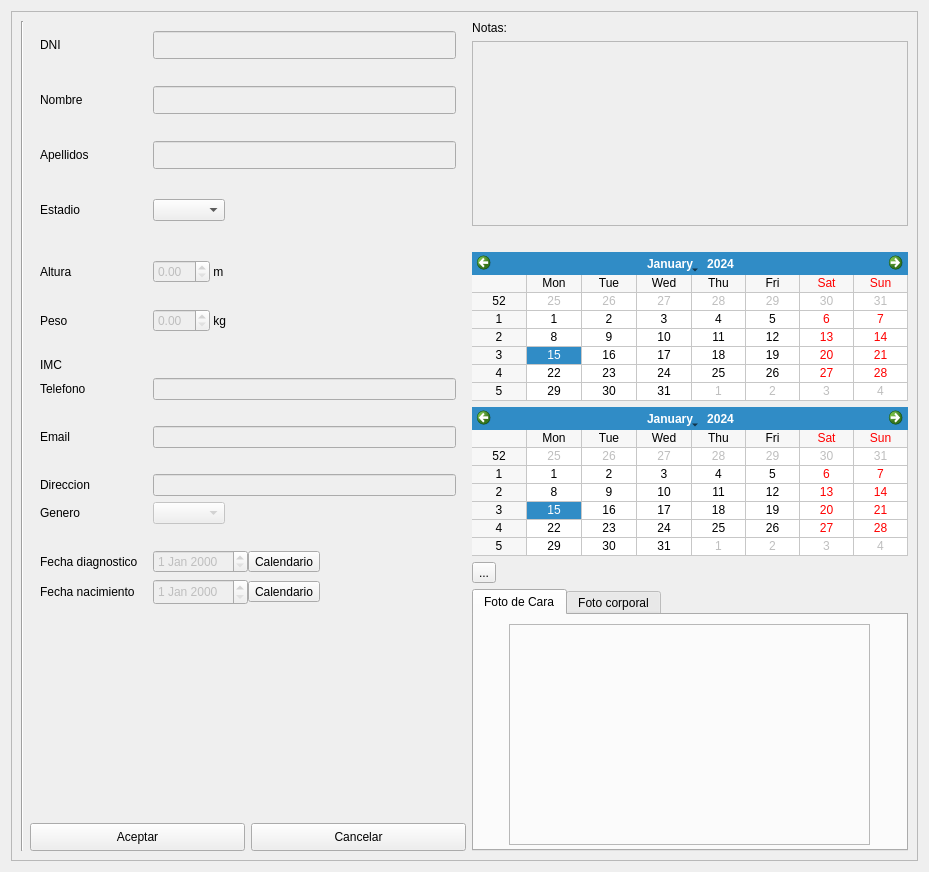
<?xml version="1.0" encoding="UTF-8"?>
<ui version="4.0">
 <class>Form</class>
 <widget class="QWidget" name="Form">
  <property name="geometry">
   <rect>
    <x>0</x>
    <y>0</y>
    <width>929</width>
    <height>872</height>
   </rect>
  </property>
  <property name="windowTitle">
   <string>Form</string>
  </property>
  <layout class="QHBoxLayout" name="horizontalLayout_9">
   <item>
    <widget class="QScrollArea" name="scrollArea">
     <property name="widgetResizable">
      <bool>true</bool>
     </property>
     <widget class="QWidget" name="scrollAreaWidgetContents_8">
      <property name="geometry">
       <rect>
        <x>0</x>
        <y>0</y>
        <width>909</width>
        <height>852</height>
       </rect>
      </property>
      <layout class="QHBoxLayout" name="horizontalLayout_8">
       <item>
        <layout class="QHBoxLayout" name="horizontalLayout">
         <property name="sizeConstraint">
          <enum>QLayout::SetNoConstraint</enum>
         </property>
         <item>
          <widget class="Line" name="line">
           <property name="orientation">
            <enum>Qt::Vertical</enum>
           </property>
          </widget>
         </item>
         <item>
          <layout class="QVBoxLayout" name="verticalLayout_4">
           <property name="sizeConstraint">
            <enum>QLayout::SetMinimumSize</enum>
           </property>
           <item>
            <layout class="QFormLayout" name="formLayout">
             <property name="fieldGrowthPolicy">
              <enum>QFormLayout::ExpandingFieldsGrow</enum>
             </property>
             <property name="rowWrapPolicy">
              <enum>QFormLayout::DontWrapRows</enum>
             </property>
             <property name="horizontalSpacing">
              <number>10</number>
             </property>
             <property name="leftMargin">
              <number>10</number>
             </property>
             <property name="topMargin">
              <number>10</number>
             </property>
             <property name="rightMargin">
              <number>10</number>
             </property>
             <property name="bottomMargin">
              <number>10</number>
             </property>
             <item row="0" column="0">
              <widget class="QLabel" name="label">
               <property name="minimumSize">
                <size>
                 <width>23</width>
                 <height>28</height>
                </size>
               </property>
               <property name="text">
                <string>DNI</string>
               </property>
              </widget>
             </item>
             <item row="0" column="1">
              <widget class="QLineEdit" name="dni_field">
               <property name="enabled">
                <bool>false</bool>
               </property>
               <property name="minimumSize">
                <size>
                 <width>228</width>
                 <height>28</height>
                </size>
               </property>
              </widget>
             </item>
             <item row="1" column="1">
              <widget class="QLabel" name="error_dni">
               <property name="enabled">
                <bool>true</bool>
               </property>
               <property name="minimumSize">
                <size>
                 <width>8</width>
                 <height>15</height>
                </size>
               </property>
               <property name="styleSheet">
                <string notr="true">color:red</string>
               </property>
               <property name="text">
                <string/>
               </property>
              </widget>
             </item>
             <item row="2" column="0">
              <widget class="QLabel" name="label_2">
               <property name="minimumSize">
                <size>
                 <width>49</width>
                 <height>28</height>
                </size>
               </property>
               <property name="text">
                <string>Nombre</string>
               </property>
              </widget>
             </item>
             <item row="2" column="1">
              <widget class="QLineEdit" name="nombre_field">
               <property name="enabled">
                <bool>false</bool>
               </property>
               <property name="minimumSize">
                <size>
                 <width>228</width>
                 <height>28</height>
                </size>
               </property>
              </widget>
             </item>
             <item row="3" column="1">
              <widget class="QLabel" name="error_nombre">
               <property name="minimumSize">
                <size>
                 <width>8</width>
                 <height>15</height>
                </size>
               </property>
               <property name="styleSheet">
                <string notr="true">color:red</string>
               </property>
               <property name="text">
                <string/>
               </property>
              </widget>
             </item>
             <item row="4" column="0">
              <widget class="QLabel" name="label_3">
               <property name="minimumSize">
                <size>
                 <width>56</width>
                 <height>28</height>
                </size>
               </property>
               <property name="text">
                <string>Apellidos</string>
               </property>
              </widget>
             </item>
             <item row="4" column="1">
              <widget class="QLineEdit" name="apellidos_field">
               <property name="enabled">
                <bool>false</bool>
               </property>
               <property name="minimumSize">
                <size>
                 <width>228</width>
                 <height>28</height>
                </size>
               </property>
              </widget>
             </item>
             <item row="5" column="1">
              <widget class="QLabel" name="error_apellidos">
               <property name="minimumSize">
                <size>
                 <width>8</width>
                 <height>15</height>
                </size>
               </property>
               <property name="styleSheet">
                <string notr="true">color:red</string>
               </property>
               <property name="text">
                <string/>
               </property>
              </widget>
             </item>
             <item row="6" column="0">
              <widget class="QLabel" name="label_4">
               <property name="minimumSize">
                <size>
                 <width>44</width>
                 <height>28</height>
                </size>
               </property>
               <property name="text">
                <string>Estadio</string>
               </property>
              </widget>
             </item>
             <item row="6" column="1">
              <layout class="QHBoxLayout" name="horizontalLayout_2">
               <item>
                <widget class="QComboBox" name="estadio_combo_box"/>
               </item>
               <item>
                <widget class="QLabel" name="label_estadio">
                 <property name="text">
                  <string/>
                 </property>
                </widget>
               </item>
              </layout>
             </item>
             <item row="7" column="1">
              <widget class="Line" name="line_2">
               <property name="orientation">
                <enum>Qt::Horizontal</enum>
               </property>
              </widget>
             </item>
             <item row="8" column="1">
              <widget class="QLabel" name="error_estadio">
               <property name="minimumSize">
                <size>
                 <width>8</width>
                 <height>15</height>
                </size>
               </property>
               <property name="styleSheet">
                <string notr="true">color:red</string>
               </property>
               <property name="text">
                <string/>
               </property>
              </widget>
             </item>
             <item row="9" column="0">
              <widget class="QLabel" name="label_12">
               <property name="text">
                <string>Altura</string>
               </property>
              </widget>
             </item>
             <item row="9" column="1">
              <layout class="QHBoxLayout" name="horizontalLayout_3">
               <item>
                <widget class="QDoubleSpinBox" name="altura_edit">
                 <property name="enabled">
                  <bool>false</bool>
                 </property>
                </widget>
               </item>
               <item>
                <widget class="QLabel" name="label_14">
                 <property name="text">
                  <string> m</string>
                 </property>
                </widget>
               </item>
              </layout>
             </item>
             <item row="12" column="0">
              <widget class="QLabel" name="label_13">
               <property name="text">
                <string>Peso</string>
               </property>
              </widget>
             </item>
             <item row="12" column="1">
              <layout class="QHBoxLayout" name="horizontalLayout_6">
               <item>
                <widget class="QDoubleSpinBox" name="peso_edit">
                 <property name="enabled">
                  <bool>false</bool>
                 </property>
                </widget>
               </item>
               <item>
                <widget class="QLabel" name="label_15">
                 <property name="text">
                  <string> kg</string>
                 </property>
                </widget>
               </item>
              </layout>
             </item>
             <item row="14" column="0">
              <widget class="QLabel" name="imc_label">
               <property name="text">
                <string>IMC</string>
               </property>
              </widget>
             </item>
             <item row="14" column="1">
              <layout class="QHBoxLayout" name="horizontalLayout_4">
               <item>
                <widget class="QLabel" name="imc_result">
                 <property name="text">
                  <string/>
                 </property>
                </widget>
               </item>
               <item>
                <widget class="QLabel" name="consejo_imc">
                 <property name="text">
                  <string/>
                 </property>
                </widget>
               </item>
              </layout>
             </item>
             <item row="16" column="0">
              <widget class="QLabel" name="label_11">
               <property name="text">
                <string>Telefono</string>
               </property>
              </widget>
             </item>
             <item row="16" column="1">
              <widget class="QLineEdit" name="telefono_edit">
               <property name="enabled">
                <bool>false</bool>
               </property>
              </widget>
             </item>
             <item row="17" column="1">
              <widget class="QLabel" name="error_telefono">
               <property name="styleSheet">
                <string notr="true">color:red</string>
               </property>
               <property name="text">
                <string/>
               </property>
              </widget>
             </item>
             <item row="18" column="0">
              <widget class="QLabel" name="label_9">
               <property name="text">
                <string>Email</string>
               </property>
              </widget>
             </item>
             <item row="18" column="1">
              <widget class="QLineEdit" name="email_edit">
               <property name="enabled">
                <bool>false</bool>
               </property>
              </widget>
             </item>
             <item row="19" column="1">
              <widget class="QLabel" name="error_email">
               <property name="styleSheet">
                <string notr="true">color:red</string>
               </property>
               <property name="text">
                <string/>
               </property>
              </widget>
             </item>
             <item row="20" column="0">
              <widget class="QLabel" name="label_8">
               <property name="text">
                <string>Direccion</string>
               </property>
              </widget>
             </item>
             <item row="20" column="1">
              <widget class="QLineEdit" name="direccion_edit">
               <property name="enabled">
                <bool>false</bool>
               </property>
              </widget>
             </item>
             <item row="21" column="0">
              <widget class="QLabel" name="label_7">
               <property name="text">
                <string>Genero</string>
               </property>
              </widget>
             </item>
             <item row="21" column="1">
              <widget class="QComboBox" name="gender_combo_box">
               <property name="enabled">
                <bool>false</bool>
               </property>
              </widget>
             </item>
             <item row="22" column="1">
              <widget class="QLabel" name="error_gender">
               <property name="styleSheet">
                <string notr="true">color:red</string>
               </property>
               <property name="text">
                <string/>
               </property>
              </widget>
             </item>
             <item row="23" column="0">
              <widget class="QLabel" name="label_10">
               <property name="text">
                <string>Fecha diagnostico</string>
               </property>
              </widget>
             </item>
             <item row="23" column="1">
              <layout class="QHBoxLayout" name="horizontalLayout_5">
               <item>
                <widget class="QDateEdit" name="diagnostico_date_edit">
                 <property name="enabled">
                  <bool>false</bool>
                 </property>
                </widget>
               </item>
               <item>
                <widget class="QToolButton" name="diagnostico_tool">
                 <property name="text">
                  <string>Calendario</string>
                 </property>
                </widget>
               </item>
              </layout>
             </item>
             <item row="24" column="0">
              <widget class="QLabel" name="label_5">
               <property name="minimumSize">
                <size>
                 <width>103</width>
                 <height>26</height>
                </size>
               </property>
               <property name="text">
                <string>Fecha nacimiento</string>
               </property>
              </widget>
             </item>
             <item row="24" column="1">
              <layout class="QHBoxLayout" name="horizontalLayout_7">
               <property name="sizeConstraint">
                <enum>QLayout::SetMinimumSize</enum>
               </property>
               <item>
                <widget class="QDateEdit" name="nacimiento_field">
                 <property name="enabled">
                  <bool>false</bool>
                 </property>
                 <property name="sizePolicy">
                  <sizepolicy hsizetype="Minimum" vsizetype="Fixed">
                   <horstretch>0</horstretch>
                   <verstretch>0</verstretch>
                  </sizepolicy>
                 </property>
                 <property name="minimumSize">
                  <size>
                   <width>85</width>
                   <height>26</height>
                  </size>
                 </property>
                </widget>
               </item>
               <item>
                <widget class="QToolButton" name="nacimiento_tool">
                 <property name="text">
                  <string>Calendario</string>
                 </property>
                </widget>
               </item>
              </layout>
             </item>
             <item row="10" column="1">
              <widget class="QLabel" name="error_altura">
               <property name="styleSheet">
                <string notr="true">color:red</string>
               </property>
               <property name="text">
                <string/>
               </property>
              </widget>
             </item>
             <item row="13" column="1">
              <widget class="QLabel" name="error_peso">
               <property name="styleSheet">
                <string notr="true">color:red</string>
               </property>
               <property name="text">
                <string/>
               </property>
              </widget>
             </item>
            </layout>
           </item>
           <item>
            <layout class="QHBoxLayout" name="optionalLayout">
             <item>
              <widget class="QPushButton" name="accept_button">
               <property name="minimumSize">
                <size>
                 <width>177</width>
                 <height>28</height>
                </size>
               </property>
               <property name="text">
                <string>Aceptar</string>
               </property>
              </widget>
             </item>
             <item>
              <widget class="QPushButton" name="cancel_button">
               <property name="minimumSize">
                <size>
                 <width>176</width>
                 <height>28</height>
                </size>
               </property>
               <property name="text">
                <string>Cancelar</string>
               </property>
              </widget>
             </item>
            </layout>
           </item>
          </layout>
         </item>
         <item>
          <layout class="QFormLayout" name="formLayout_2">
           <property name="fieldGrowthPolicy">
            <enum>QFormLayout::ExpandingFieldsGrow</enum>
           </property>
           <property name="rowWrapPolicy">
            <enum>QFormLayout::WrapAllRows</enum>
           </property>
           <property name="labelAlignment">
            <set>Qt::AlignCenter</set>
           </property>
           <property name="formAlignment">
            <set>Qt::AlignHCenter|Qt::AlignTop</set>
           </property>
           <item row="0" column="0">
            <widget class="QLabel" name="label_6">
             <property name="text">
              <string>Notas:</string>
             </property>
             <property name="alignment">
              <set>Qt::AlignCenter</set>
             </property>
            </widget>
           </item>
           <item row="0" column="1">
            <widget class="QTextEdit" name="notas_field">
             <property name="enabled">
              <bool>false</bool>
             </property>
            </widget>
           </item>
           <item row="1" column="1">
            <widget class="QLabel" name="current_calendar">
             <property name="text">
              <string/>
             </property>
            </widget>
           </item>
           <item row="2" column="1">
            <widget class="QCalendarWidget" name="nacimiento_calendar">
             <property name="enabled">
              <bool>true</bool>
             </property>
             <property name="gridVisible">
              <bool>true</bool>
             </property>
            </widget>
           </item>
           <item row="3" column="1">
            <widget class="QCalendarWidget" name="diagnostico_calendar">
             <property name="enabled">
              <bool>true</bool>
             </property>
             <property name="gridVisible">
              <bool>true</bool>
             </property>
            </widget>
           </item>
           <item row="4" column="1">
            <widget class="QToolButton" name="context_button">
             <property name="contextMenuPolicy">
              <enum>Qt::CustomContextMenu</enum>
             </property>
             <property name="text">
              <string>...</string>
             </property>
             <property name="popupMode">
              <enum>QToolButton::DelayedPopup</enum>
             </property>
            </widget>
           </item>
           <item row="5" column="1">
            <widget class="QTabWidget" name="foto_tab">
             <property name="minimumSize">
              <size>
               <width>0</width>
               <height>250</height>
              </size>
             </property>
             <property name="currentIndex">
              <number>0</number>
             </property>
             <widget class="QWidget" name="cara_tab">
              <property name="autoFillBackground">
               <bool>false</bool>
              </property>
              <attribute name="title">
               <string>Foto de Cara</string>
              </attribute>
              <layout class="QHBoxLayout" name="horizontalLayout_11">
               <item>
                <widget class="QLabel" name="cara_image">
                 <property name="minimumSize">
                  <size>
                   <width>361</width>
                   <height>221</height>
                  </size>
                 </property>
                 <property name="maximumSize">
                  <size>
                   <width>361</width>
                   <height>221</height>
                  </size>
                 </property>
                 <property name="frameShape">
                  <enum>QFrame::StyledPanel</enum>
                 </property>
                 <property name="frameShadow">
                  <enum>QFrame::Raised</enum>
                 </property>
                 <property name="text">
                  <string/>
                 </property>
                 <property name="pixmap">
                  <pixmap resource="resources.qrc">:/icons/no_image.png</pixmap>
                 </property>
                 <property name="scaledContents">
                  <bool>true</bool>
                 </property>
                 <property name="alignment">
                  <set>Qt::AlignCenter</set>
                 </property>
                </widget>
               </item>
              </layout>
             </widget>
             <widget class="QWidget" name="cuerpo_tab">
              <attribute name="title">
               <string>Foto corporal</string>
              </attribute>
              <layout class="QHBoxLayout" name="horizontalLayout_10">
               <item>
                <widget class="QLabel" name="cuerpo_image">
                 <property name="minimumSize">
                  <size>
                   <width>361</width>
                   <height>221</height>
                  </size>
                 </property>
                 <property name="maximumSize">
                  <size>
                   <width>361</width>
                   <height>221</height>
                  </size>
                 </property>
                 <property name="frameShape">
                  <enum>QFrame::StyledPanel</enum>
                 </property>
                 <property name="frameShadow">
                  <enum>QFrame::Raised</enum>
                 </property>
                 <property name="text">
                  <string/>
                 </property>
                 <property name="pixmap">
                  <pixmap resource="resources.qrc">:/icons/no_image.png</pixmap>
                 </property>
                 <property name="scaledContents">
                  <bool>true</bool>
                 </property>
                 <property name="alignment">
                  <set>Qt::AlignCenter</set>
                 </property>
                </widget>
               </item>
              </layout>
             </widget>
            </widget>
           </item>
          </layout>
         </item>
        </layout>
       </item>
      </layout>
     </widget>
    </widget>
   </item>
  </layout>
 </widget>
 <resources>
  <include location="resources.qrc"/>
  <include location="C:/Users/Catalan Renegado/.designer/backup/resources.qrc"/>
 </resources>
 <connections/>
</ui>
